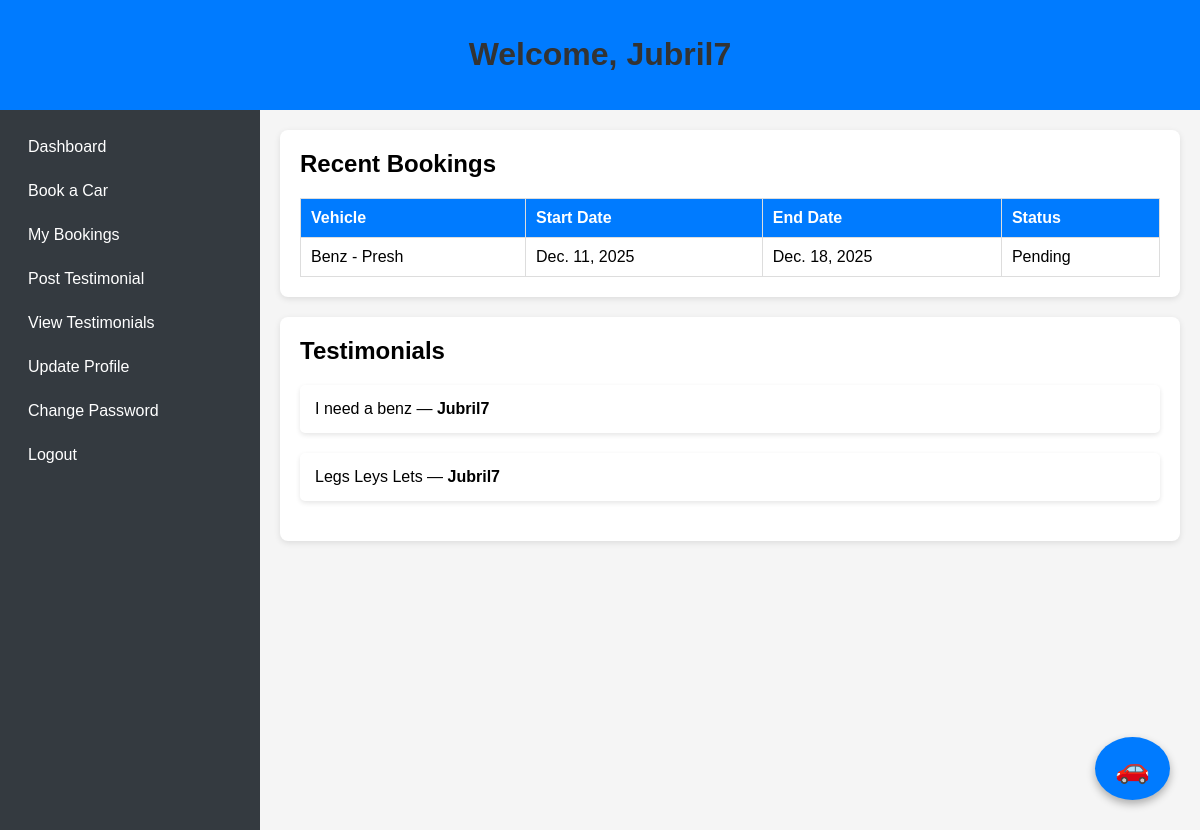
The page /dashboard/ (signed in) on the database its author committed.
### core/models.py (models this page shows, shortened)
class User(AbstractUser):
    phone = models.CharField(max_length=15, blank=True, null=True)

class Booking(models.Model):
    user = models.ForeignKey(User, on_delete=models.CASCADE, related_name='bookings')
    vehicle = models.ForeignKey(Vehicle, on_delete=models.CASCADE)
    start_date = models.DateField()
    end_date = models.DateField()
    status = models.CharField(
        max_length=20,
        choices=[('Pending','Pending'),('Confirmed','Confirmed'),('Cancelled','Cancelled')],
        default='Pending'
    )
    created_at = models.DateTimeField(auto_now_add=True)

class Vehicle(models.Model):
    brand = models.ForeignKey(VehicleBrand, on_delete=models.CASCADE, related_name='vehicles')
    name = models.CharField(max_length=100)
    description = models.TextField(blank=True, null=True)
    daily_rent = models.DecimalField(max_digits=10, decimal_places=2)
    image = models.ImageField(upload_to='vehicles/', blank=True, null=True)
    available = models.BooleanField(default=True)
    created_at = models.DateTimeField(auto_now_add=True)
    def __str__(self):
        return f"{self.brand.name} - {self.name}"

class VehicleBrand(models.Model):
    name = models.CharField(max_length=100, unique=True)
    description = models.TextField(blank=True, null=True)

class Testimonial(models.Model):
    user = models.ForeignKey(User, on_delete=models.CASCADE)
    message = models.TextField()
    active = models.BooleanField(default=False)
    created_at = models.DateTimeField(auto_now_add=True)

### core/views.py (the view)
# urls.py: path('dashboard/', views.dashboard, name='dashboard'),
@login_required
def dashboard(request):
    bookings = Booking.objects.filter(user=request.user)
    testimonials = Testimonial.objects.filter(active=True)
    return render(request, "dashboard.html", {
        "bookings": bookings,
        "testimonials": testimonials
    })

### core/templates/dashboard.html (shortened to what this page needs)
{% load static %}
<!DOCTYPE html>
<html lang="en">
<head>
    <link rel="stylesheet" href="{% static 'core/style.css' %}">
</head>
<body>
<header>
    <h1>Welcome, {{ user.username }}</h1>
</header>
<div class="container">
    <nav>
        <a href="{% url 'dashboard' %}">Dashboard</a>
        <a href="{% url 'book_car' %}">Book a Car</a>
        <a href="{% url 'booking_history' %}">My Bookings</a>
        <a href="{% url 'post_testimonial' %}">Post Testimonial</a>
        <a href="{% url 'view_testimonials' %}">View Testimonials</a>
        <a href="{% url 'update_profile' %}">Update Profile</a>
        <a href="{% url 'change_password' %}">Change Password</a>
        <a href="{% url 'logout' %}">Logout</a>
    </nav>
    <main>
        <div class="section">
            <h2>Recent Bookings</h2>
            {% if bookings %}
                <table>
                    <tr>
                        <th>Vehicle</th>
                        <th>Start Date</th>
                        <th>End Date</th>
                        <th>Status</th>
                    </tr>
                    {% for booking in bookings %}
                        <tr>
                            <td>{{ booking.vehicle }}</td>
                            <td>{{ booking.start_date }}</td>
                            <td>{{ booking.end_date }}</td>
                            <td>{{ booking.status }}</td>
                        </tr>
                    {% endfor %}
                </table>
            {% else %}
                <p>No bookings yet.</p>
            {% endif %}
        </div>
        <div class="section">
            <h2>Testimonials</h2>
            {% if testimonials %}
                <ul>
                    {% for t in testimonials %}
                        <li>{{ t.message }} — <strong>{{ t.user.username }}</strong></li>
                    {% endfor %}
                </ul>
            {% else %}
                <p>No testimonials yet.</p>
            {% endif %}
        </div>
    </main>
</div>
<a href="{% url 'book_car' %}" class="floating-book-btn">🚗</a>
</body>
</html>

### core/static/core/style.css (style rules this page uses)
body { font-family: Arial, sans-serif; background-color: #f5f5f5; margin: 20px; }
h1 { color: #333; }
ul { list-style-type: none; padding: 0; }
li { background-color: #fff; border-radius: 5px; padding: 15px; margin-bottom: 20px; box-shadow: 0px 2px 5px rgba(0,0,0,0.1); }

### core/templates/dashboard.html (style rules this page uses)
body { font-family: Arial, sans-serif; margin: 0; background: #f5f5f5; }
header { background: #007bff; color: white; padding: 15px 30px; text-align: center; }
.container { display: flex; min-height: 90vh; }
nav { width: 220px; background: #343a40; color: white; padding: 20px; }
nav a { display: block; color: white; text-decoration: none; margin-bottom: 10px; padding: 8px; border-radius: 4px; }
main { flex: 1; padding: 20px; }
h2 { margin-top: 0; }
.section { background: white; padding: 20px; margin-bottom: 20px; border-radius: 8px; box-shadow: 0 2px 6px rgba(0,0,0,0.1); }
table { width: 100%; border-collapse: collapse; }
table th, table td { border: 1px solid #ddd; padding: 10px; text-align: left; }
table th { background: #007bff; color: white; }
.floating-book-btn { position: fixed; bottom: 30px; right: 30px; background: #007bff; color: white; font-size: 28px; padding: 15px 20px; border-radius: 50%; text-decoration: none; box-shadow: 0 4px 8px rgba(0,0,0,0.3); transition: 0.3s ease; }

### rows shown on the page
User: username "Jubril7"
Booking: vehicle "Benz - Presh", start_date "Dec. 11, 2025", end_date "Dec. 18, 2025", status "Pending"
Testimonial: message "I need a benz", user.username "Jubril7"
Testimonial: message "Legs Leys Lets", user.username "Jubril7"
